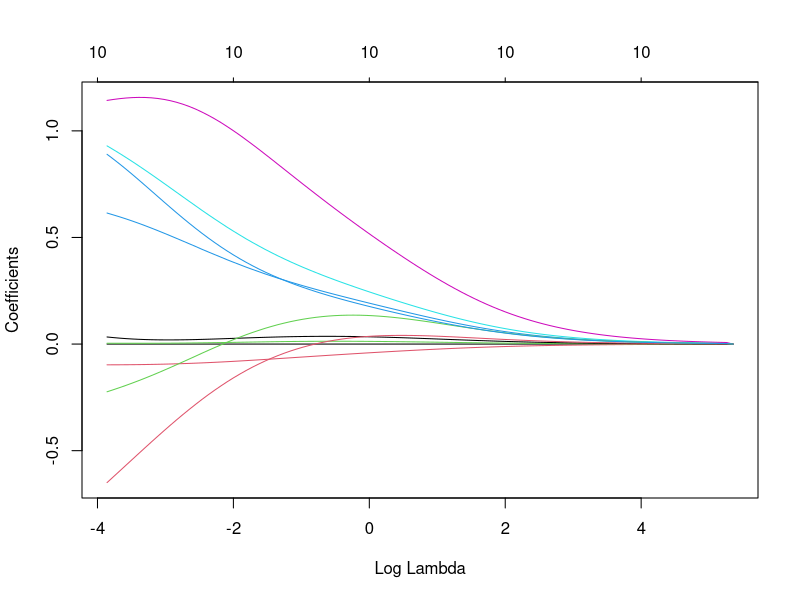
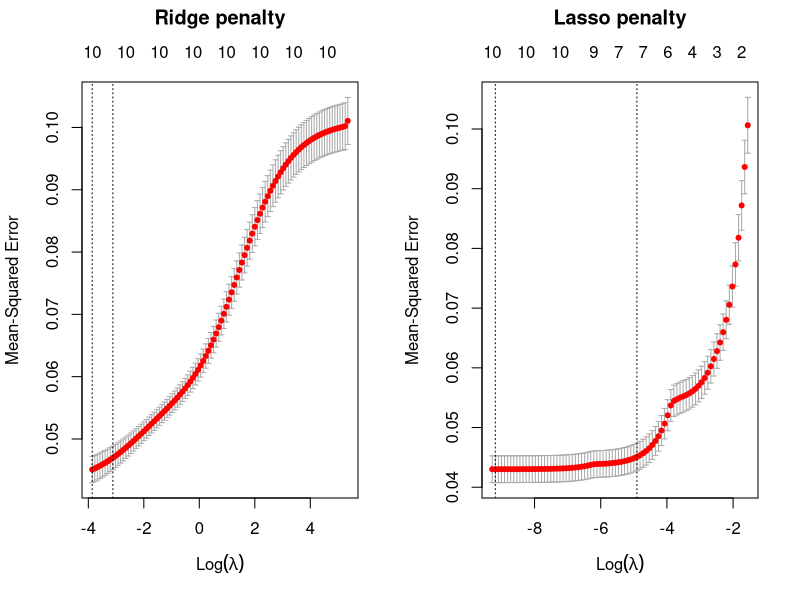

R code for these plots, in order:
## ---- chunk 1
library(tidyverse)
library(rsample)
library(glmnet)
library(skimr)
library(here)
## ---- chunk 2
abalone_data <- read_csv(here("posts/2023-09-20-abalone_age_ML/abalone-data.csv"))
## ---- chunk 3
#setting seed for reproducibility
set.seed(711)

# take a stratified sample
abalone_data_split <- initial_split(data = abalone_data,
                       prop = .70,
                       strata = Rings) #stratify by outcome variable

abalone_data_split
abalone_data_train <-  training(abalone_data_split) #takes training portion from split data
abalone_data_test  <-  testing(abalone_data_split) #takes test portion from split data 
#essentially have two new data sets
## ---- chunk 4
abalone_data_train
skim(abalone_data_train) #takes a summary of this data
## ---- chunk 5
pred_x <- model.matrix(Rings ~ ., #sale price predicted by all predictors
                  abalone_data_train)[,-1] #take out first column


# transform y with log() transformation
out_y <- log(abalone_data_train$Rings)
## ---- chunk 6
#fit a ridge model
ridge <- glmnet(x = pred_x,
                y = out_y,
                alpha = 0)

#plot() the glmnet model object
plot(ridge, xvar = "lambda")
## ---- chunk 7
# apply CV ridge regression 
ridge_reg <- cv.glmnet(
  x = pred_x,
  y = out_y,
  alpha = 0 #pure ridge is alpha = 0
)

# apply CV lasso regression 
lasso_reg <- cv.glmnet(
  x = pred_x,
  y = out_y,
  alpha = 1  #pure lasso is lasso = 0
)

# plot results
par(mfrow = c(1, 2))
plot(ridge_reg, main = "Ridge penalty\n\n")
# first line is minimum lambda
#second line is 1 sd away

plot(lasso_reg, main = "Lasso penalty\n\n")
## ---- chunk 8
#inspect ridge model
head(ridge_reg)

#find minimum MSE
min(ridge_reg$cvm)

#find value of lambda at this minimum val
ridge_reg$lambda.min

## ---- chunk 9
#inspect ridge model
head(lasso_reg)

#find minimum MSE
min(lasso_reg$cvm)

#find corresponding lambda value
lasso_reg$lambda.min  

## ---- chunk 10
#number of predictors associated with ridge regression model 
ridge_reg$nzero

#number of predictors in lasso model
lasso_reg$nzero
